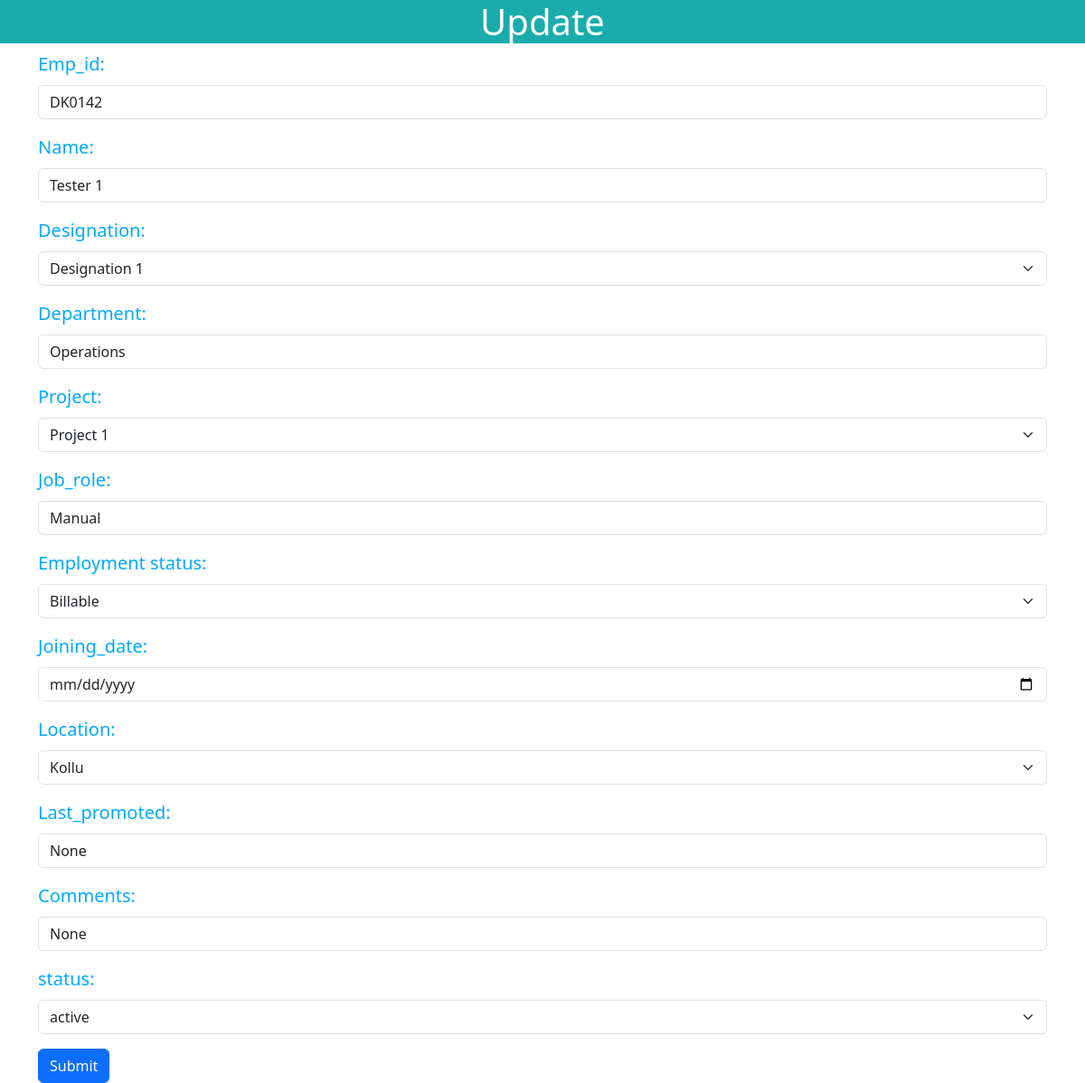
Screenshot of /update/1 with the database file from the repository.
### app.py (models this page shows)
class Employee(db.Model):
    Sno = db.Column(db.Integer, primary_key=True, autoincrement=True)
    Emp_id = db.Column(db.String(500))
    Name = db.Column(db.String(500))
    Designation = db.Column(db.String(500))
    Department = db.Column(db.String(500))
    Project = db.Column(db.String(500))
    Job_role = db.Column(db.String(500))
    Employment_status = db.Column(db.String(500))
    Joining_date = db.Column(db.String(500))
    Experience = db.Column(db.String(500))
    Location = db.Column(db.String(500))
    Last_promoted = db.Column(db.String(500))
    Comments = db.Column(db.String(500))
    employee_status=db.Column(db.String(500))

### app.py (the view, shortened to what this page needs)
@app.route("/update/<int:sno>",methods=["GET","POST"])
def Update(sno):
    selected_date = request.args.get("date")
    employee=Employee.query.filter_by(Sno=sno).first()
    return render_template("update.html",employee=employee,selected_date=selected_date)

### templates/update.html (shortened to what this page needs)
<!doctype html>
<html lang="en">
  <head>
    <link href="https://cdn.jsdelivr.net/npm/bootstrap@5.3.2/dist/css/bootstrap.min.css" rel="stylesheet">
    <link rel="stylesheet" href="{{ url_for('static', filename='update.css') }}">
  </head>
  <body>
    <h1 class="title">Update </h1>
    <div class="container">
        <form action="/update/{{employee.Sno}}" method="post">
            <div class="mb-3 label">
              <label for="emp_id" class="form-label">Emp_id:</label>
              <input type="text" class="form-control" id="emp_id" name="emp_id" value="{{employee.Emp_id | safe}}" aria-describedby="emailHelp">
            </div>
            <div class="mb-3 label">
              <label for="name" class="form-label">Name:</label>
              <input type="text" class="form-control" value="{{ employee.Name | safe }}" name="name" id="name">
            </div>
            <div class="mb-3 label">
              <label for="designation" class="form-label">Designation:</label>
              <select name="designation" data-target="otherProjectField" class="form-select toggle-dropdown">
                  <option value="Designation 1">Designation 1</option>
              </select>
            </div>
            <div class="mb-3 label">
                <label for="department" class="form-label">Department:</label>
                <input type="text" class="form-control" value="{{employee.Department | safe}}" name="department" id="department">
            </div>
            <div class="mb-3 label">
              <label for="project" class="form-label">Project:</label>
              <select name="project" data-target="otherProjectField" class="form-select toggle-dropdown">
                  <option value="Project 1">Project 1</option>
              </select>
            </div>
            <div class="mb-3 label">
                <label for="job_role" class="form-label">Job_role:</label>
                <input type="text" class="form-control" value="{{employee.Job_role | safe}}" name="job_role" id="job_role">
            </div>
            <div class="mb-3 label">
              <label for="employment_status" class="form-label">Employment status:</label>
              <select name="employment_status" data-target="otherProjectField" id="employment_status" class="form-select toggle-dropdown">
                <option value="Billable">Billable</option>
              </select>
            </div>
            <div class="mb-3 label">
              <label for="joining_date" class="form-label">Joining_date:</label>
              <div class="cont">
                <input  type="date" class="form-control" value="{{employee.Joining_date}}" name="joining_date" id="joining_date">
              </div>
            </div>
            <div class="mb-3 label">
                <label for="location" class="form-label">Location:</label>
                <select name="location" data-target="otherLocationField" id="location" class="form-select toggle-dropdown">
                  <option value="Kollu">Kollu</option>
                </select>
            </div>
            <div class="mb-3 label">
                <label for="last_promoted" class="form-label">Last_promoted:</label>
                <input type="text" class="form-control" value="{{employee.Last_promoted | safe}}" name="last_promoted" id="last_promoted">
            </div>
            <div class="mb-3 label">
                <label for="comments" class="form-label">Comments:</label>
                <input type="text" class="form-control" value="{{employee.Comments | safe}}" name="comments" id="comments">
            </div>
            <div class="mb-3 label">
              <label for="status" class="form-label">status:</label>
              <select name="status" data-target="otherProjectField" id="status" class="form-select toggle-dropdown">
                  <option value="active">active</option>
              </select>
            </div>
            <button type="submit" class="btn btn-primary">Submit</button>
          </form>
    </div>
  </body>
</html>

### static/update.css (style rules this page uses)
.cont { display: flex; align-items: center; }
.title { text-align: center; background-color:#1AACAC; color:white; }
.label { font-size:20px; color:#00A9FF; }

### rows the page displays
Employee: emp_id "DK0142", name "Tester 1", department "Operations", job_role "Manual", last_promoted "None", comments "None"
